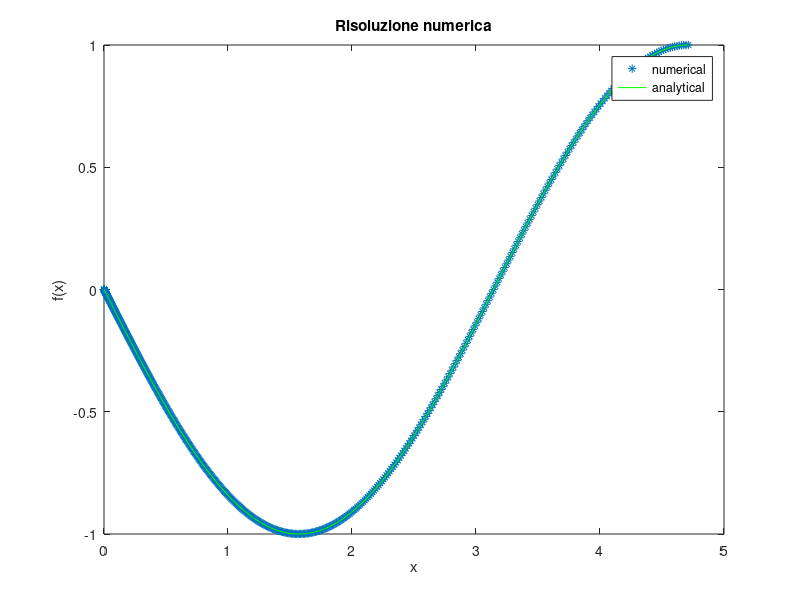
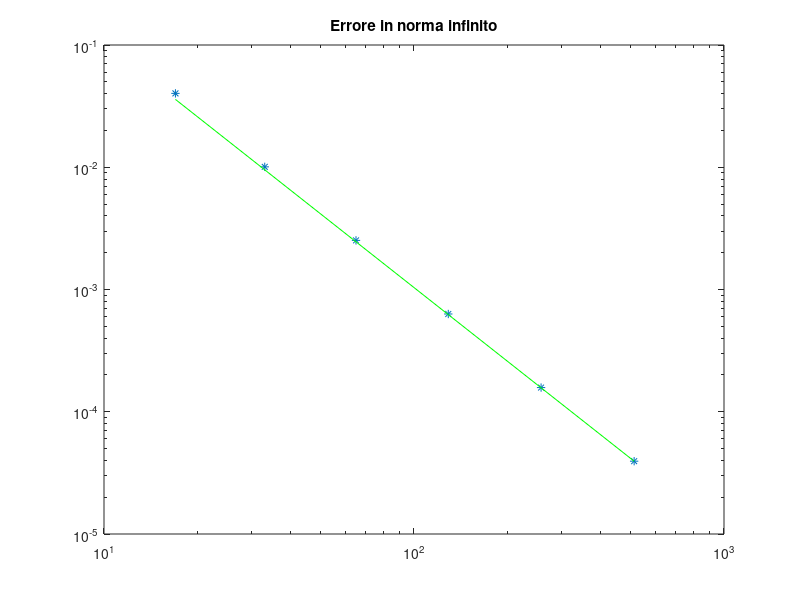

MATLAB code to generate these figures, in order:
clear all
close all

% Risoluzione del problema ai limiti 1. 
% Approssimazione della derivata seconda mediante FD non equispaziate. Ordine è O(max h_i^2, h_i-1^2)

sol=@(y) -sin(y); %soluzione analitica
mrange=2.^(4:9) +1;
count=0;

for m=mrange 
    count+=1;
    for n=1:m
         x(n,1)=1.5*pi*((n-1)/(m-1))^2; %genera distribuzione di nodi di tipo parabolico
    end
    h=diff(x);
    % Costruzione matrice discretizzante
    v=-1./(h(1:m-2).*h(2:m-1)); %diag princ 
    w=1./((h(1:m-2)).*(h(1:m-2) + h(2:m-1))); %sotto diag
    s=1./((h(2:m-1)).*(h(1:m-2) + h(2:m-1))); %sopra diag
 
    D2=2*spdiags([[w;0;0],[0;v;0],[0;0;s]],[-1,0,1],m,m);
    I=speye(m);
    %Funzionale da azzerare è lineare: non è necessario utilizzare il metodo di Newton.

    A=3*D2 + 2*I; %jacobiano lineare

    %%condizioni al bordo & risoluzione sistema lineare
    A(1,1:2)=[1,0];
    A(m,m-1:m)=[0,1];
    b=[sin(x(1:m-1));1];
    u=A\(b);

    err(count)=norm(u-sol(x),inf);
end

figure
plot(x,u,'*',x,sol(x),'g')
title('Risoluzione numerica')
xlabel('x')
ylabel('f(x)')
legend('numerical','analytical')
figure
loglog(mrange,err,'*',mrange,err(end) * (mrange/mrange(end)).^(-2),'g')
title('Errore in norma infinito')
